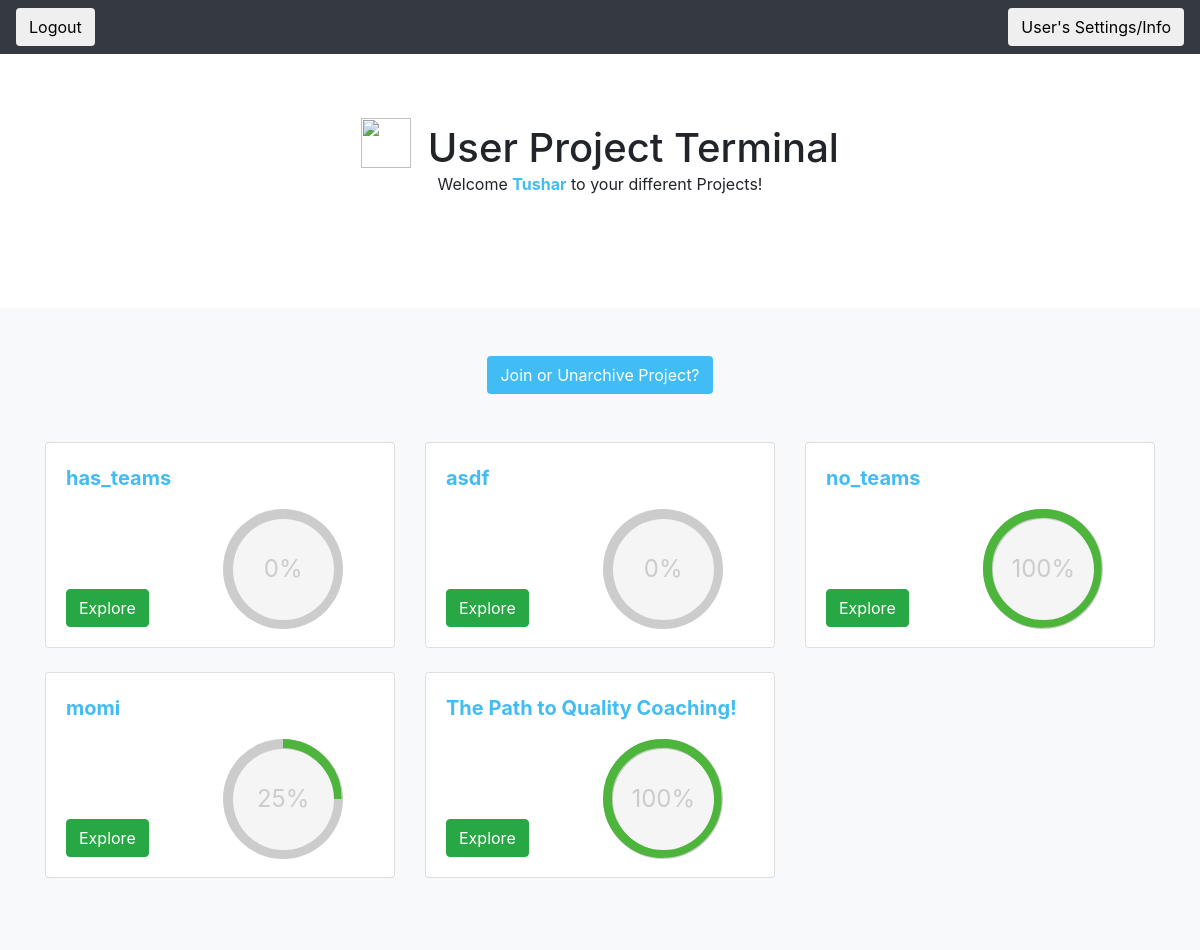
/quest/user_project_page/tdesai (signed in), run on the app's committed database.
### quest_extension/models.py (models this page shows)
class User(models.Model):
    user_ldap = models.CharField(max_length=45)
    user_first_name = models.CharField(max_length=45)
    user_last_name = models.CharField(max_length=45)
    user_email = models.CharField(max_length=45)
    user_password = models.CharField(max_length = 100)
    user_reset_password_pin = models.CharField(max_length = 100, null=True, default = None)

class Project(models.Model):
    project_name = models.CharField(max_length=1000)
    project_description = models.CharField(max_length=1000, blank = True, null = True)
    project_random_phrase = models.CharField(max_length = 255, unique = True)
    project_admin_pin = models.CharField(max_length = 255, unique = True)
    project_editable = models.BooleanField()
    project_has_teams = models.BooleanField(default = False)

### quest_extension/views.py (the view)
# urls.py: path('user_project_page/<ldap>', views.get_user_project_page),
def get_user_project_page(request, ldap):
    if not validate_user_access(request, ldap):
        return HttpResponseRedirect('/quest/user_login')
    current_user = User.objects.get(user_ldap = ldap)
    projects_and_percentages = []
    user_projects = UserProject.objects.filter(user = current_user, archived = False).values_list('project', flat=True)
    user_projects = Project.objects.filter(pk__in=user_projects)
    for project in user_projects:
        current_user_project = UserProject.objects.get(project = project, user = current_user)
        quests_completed = CompletedQuest.objects.filter(userproject = current_user_project).count()
        total_quests = Quest.objects.filter(project = project).count()
        percentage_complete = int(quests_completed / total_quests * 100)
        projects_and_percentages.append((project, percentage_complete))
    list_of_archived_projects = UserProject.objects.filter(user = current_user, archived = True).values_list('project', flat=True)
    list_of_archived_projects = Project.objects.filter(pk__in=list_of_archived_projects)
    context = {'current_user': current_user,
    'projects_and_percentages': projects_and_percentages,
    'list_of_archived_projects': list_of_archived_projects}
    return render(request, 'quest_extension/user_project_page.html', context)

### quest_extension/logic.py (called while the page is built)
def validate_user_access(request, ldap):
    return 'current_user_ldap' in request.session and request.session['current_user_ldap'] == ldap

### quest_extension/templates/quest_extension/user_project_page.html (shortened to what this page needs)
{% load static %}
{% load crispy_forms_tags %}
<!doctype html>
<html lang="en">
  <head>
    <link rel="stylesheet" href="https://maxcdn.bootstrapcdn.com/bootstrap/4.0.0/css/bootstrap.min.css">
    <link rel="stylesheet" type="text/css" href="{% static 'quest_extension/user_project_page_style.css' %}">
  </head>
  <body>
    <header>
      <div class="navbar navbar-dark bg-dark box-shadow">
          <form method='POST' action = '/quest/user_logout/{{ current_user.user_ldap}}'>
            <button class = 'btn' type = 'submit', name = 'logout'>Logout</button>
        </form>
        <form method='GET' action = '/quest/user_settings_info/{{current_user.user_ldap}}'>
            <button class = 'btn' type='submit'>User's Settings/Info</button>
        </form>
      </div>
    </header>
    <main role="main">
      <section class="jumbotron text-center" style = 'background-color: white'>
    <div class="container">
    <h1 class="jumbotron-heading"  style = 'display:inline;'>
         <img class = 'imageWithText' style="width:50px; height:50px; margin-right:6px; margin-bottom:4px;" src = 'https://i.imgur.com/1533RUp.png'>
            User Project Terminal
    </h1>
    <p class="jumbotron-heading2">Welcome <strong style = 'color:#42bcf4'>{{ current_user.user_first_name }}</strong> to your different Projects!</p>
    </div>
    </section>
      <div class="album py-5 bg-light">
        <div class="container">
            <div id = 'join_or_unarchive' style = 'text-align: center;'>
            <button class = 'btn' style = 'background-color:#42bcf4; color: white' onclick = 'show_join_project_user()'> Join or Unarchive Project?</button>
            </div>
                <br>
                <br>
          <div class="row">
            {% for project, project_percentage_complete in projects_and_percentages %}
            <div class="col-md-4">
              <div class="card mb-4 box-shadow">
                <div class="card-body">
                  <p style = 'margin:0'>
                    <strong style = 'color: #42bcf4; font-size: 20px '>{{project.project_name}}</strong>
                </p>
                  <div class="d-flex justify-content-between align-items-center">
                    <div class="btn-group">
                        <form method='GET', action = '/quest/user_home/{{ current_user.user_ldap }}/{{ project.id }}'>
                           <br>
                           <br>
                           <br>
                           <br>
                          <div id= 'project_button'>
                                <button class ='btn btn-success' type='submit'>Explore</button>
                            </div>
                        </form>
                    </div>
                    <div class="c100 p{{project_percentage_complete}} green" style = 'margin-bottom: -1%; margin-top:5%; margin-right:10%;'>
                        <span>{{project_percentage_complete}}%</span>
                    </div>
                  </div>
                </div>
              </div>
            </div>
            {% endfor %}
          </div>
        </div>
      </div>
    </main>
  </body>
</html>

### quest_extension/static/quest_extension/user_project_page_style.css (style rules this page uses)
.imageWithText { width:auto; height:1.5em; vertical-align:text-bottom; }
.c100 { position: relative; font-size: 120px; width: 1em; height: 1em; -webkit-border-radius: 50%; -moz-border-radius: 50%; -ms-border-radius: 50%; -o-border-radius: 50%; border-radius: 50%; float: left; margin: 0 0.1em 0.1em 0; background-color: #cccccc; }
.c100 *, .c100 *:before, .c100 *:after { -webkit-box-sizing: content-box; -moz-box-sizing: content-box; box-sizing: content-box; }
.c100 > span { position: absolute; width: 100%; z-index: 1; left: 0; top: 0; width: 5em; line-height: 5em; font-size: 0.2em; color: #cccccc; display: block; text-align: center; white-space: nowrap; -webkit-transition-property: all; -moz-transition-property: all; -o-transition-property: all; transition-property: all; -webkit-transition-duration: 0.2s; -moz-transition-duration: 0.2s; -o-transition-duration: 0.2s; transition-duration: 0.2s; -webkit-transition-timing-function: ease-out; -moz-transition-timing-function: ease-out; -o-transition-timing-function: ease-out; transition-timing-function: ease-out; }
.c100:after { position: absolute; top: 0.08em; left: 0.08em; display: block; content: " "; -webkit-border-radius: 50%; -moz-border-radius: 50%; -ms-border-radius: 50%; -o-border-radius: 50%; border-radius: 50%; background-color: whitesmoke; width: 0.84em; height: 0.84em; -webkit-transition-property: all; -moz-transition-property: all; -o-transition-property: all; transition-property: all; -webkit-transition-duration: 0.2s; -moz-transition-duration: 0.2s; -o-transition-duration: 0.2s; transition-duration: 0.2s; -webkit-transition-timing-function: ease-in; -moz-transition-timing-function: ease-in; -o-transition-timing-function: ease-in; transition-timing-function: ease-in; }

### data on the page
User: user_first_name "Tushar"
Project: project_name "has_teams", project_editable "0"
Project: project_name "asdf", project_editable "0"
Project: project_name "no_teams", project_percentage_complete "100"
Project: project_name "momi", project_percentage_complete "25"
Project: project_name "The Path to Quality Coaching!", project_percentage_complete "100"
